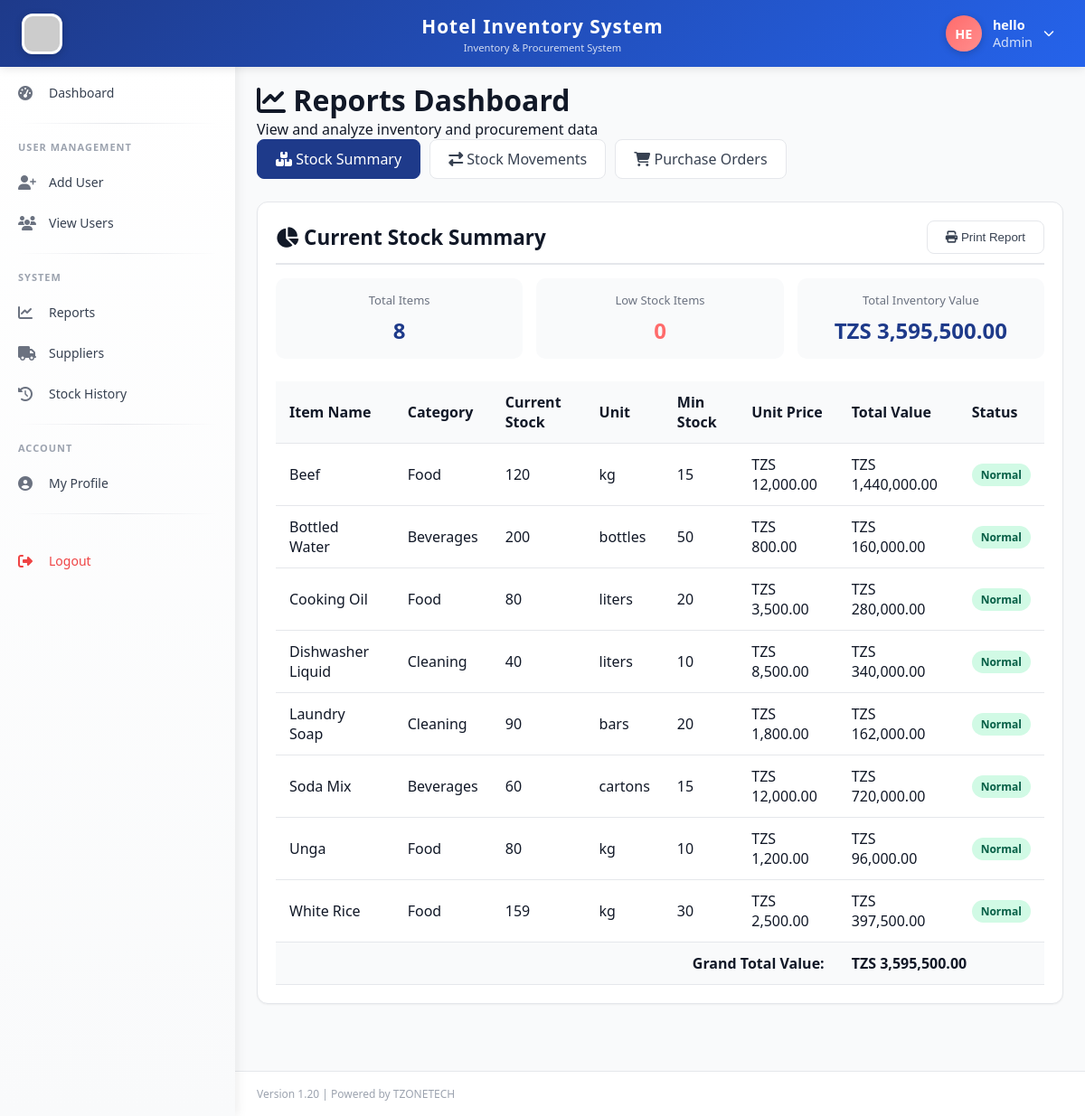
Page /manager/reports.php (signed in) on the committed database.
### tables this page shows
CREATE TABLE `users` (
  `id` int(11) NOT NULL,
  `fullname` varchar(100) NOT NULL,
  `username` varchar(50) NOT NULL,
  `password` varchar(255) NOT NULL,
  `email` varchar(100) NOT NULL,
  `phone` varchar(20) DEFAULT NULL,
  `role_id` int(11) NOT NULL,
  `status` enum('active','inactive') DEFAULT 'active',
  `created_at` timestamp NOT NULL DEFAULT current_timestamp(),
  `phone_verified` tinyint(4) DEFAULT 0,
  `reset_token` varchar(100) DEFAULT NULL,
  `reset_expires` datetime DEFAULT NULL,
  `profile_picture` varchar(255) DEFAULT NULL,
  `updated_at` timestamp NOT NULL DEFAULT current_timestamp() ON UPDATE current_timestamp()
);

CREATE TABLE `inventory_items` (
  `id` int(11) NOT NULL,
  `item_name` varchar(100) NOT NULL,
  `category` varchar(50) DEFAULT NULL,
  `unit` varchar(20) DEFAULT NULL,
  `current_stock` int(11) DEFAULT 0,
  `minimum_stock` int(11) DEFAULT 10,
  `maximum_stock` int(11) DEFAULT 500,
  `unit_price` decimal(10,2) DEFAULT NULL,
  `supplier_id` int(11) DEFAULT NULL,
  `location` varchar(100) DEFAULT NULL,
  `status` enum('active','inactive') DEFAULT 'active',
  `created_at` timestamp NOT NULL DEFAULT current_timestamp(),
  `updated_at` timestamp NOT NULL DEFAULT current_timestamp() ON UPDATE current_timestamp()
);

### manager/reports.php (the view, shortened to what this page needs)
<?php
require_once '../includes/auth_check.php';
$report_type = $_GET['type'] ?? 'stock';
$date_from = $_GET['date_from'] ?? date('Y-m-01');
$date_to = $_GET['date_to'] ?? date('Y-m-d');
$stock_data = [];
if ($report_type == 'stock') {
    $sql = "SELECT i.*, s.company_name as supplier_name
            FROM inventory_items i
            LEFT JOIN suppliers s ON i.supplier_id = s.id
            WHERE i.status = 'active'
            ORDER BY i.item_name";
    $result = $db->query($sql);
    $stock_data = $result->fetch_all(MYSQLI_ASSOC);
    $total_value = 0;
    foreach ($stock_data as $item) {
        $total_value += $item['current_stock'] * $item['unit_price'];
    }
}
include '../templates/header.php';
include '../templates/sidebar.php';
?>
<div class="main-content">
    <div class="page-header">
        <h1><i class="fas fa-chart-line"></i> Reports Dashboard</h1>
        <p>View and analyze inventory and procurement data</p>
    </div>
    <div class="report-nav">
        <a href="?type=stock" class="report-tab <?php echo $report_type == 'stock' ? 'active' : ''; ?>">
            <i class="fas fa-boxes"></i> Stock Summary
        </a>
        <a href="?type=movements&date_from=<?php echo $date_from; ?>&date_to=<?php echo $date_to; ?>" class="report-tab <?php echo $report_type == 'movements' ? 'active' : ''; ?>">
            <i class="fas fa-exchange-alt"></i> Stock Movements
        </a>
        <a href="?type=purchase&date_from=<?php echo $date_from; ?>&date_to=<?php echo $date_to; ?>" class="report-tab <?php echo $report_type == 'purchase' ? 'active' : ''; ?>">
            <i class="fas fa-shopping-cart"></i> Purchase Orders
        </a>
    </div>
    <?php if($report_type == 'stock'): ?>
    <div class="card">
        <div class="card-header">
            <div style="display: flex; justify-content: space-between; align-items: center;">
                <h3><i class="fas fa-chart-pie"></i> Current Stock Summary</h3>
                <button onclick="window.print()" class="report-tab">
                    <i class="fas fa-print"></i> Print Report
                </button>
            </div>
        </div>
        <div class="card-body">
            <div class="stats-summary">
                <div class="stat-item">
                    <div class="stat-label">Total Items</div>
                    <div class="stat-number"><?php echo count($stock_data); ?></div>
                </div>
                <div class="stat-item">
                    <div class="stat-label">Low Stock Items</div>
                    <div class="stat-number" style="color: #FF6B6B;">
                        <?php
                            $low_count = 0;
                            echo $low_count;
                        ?>
                    </div>
                </div>
                <div class="stat-item">
                    <div class="stat-label">Total Inventory Value</div>
                    <div class="stat-number">TZS <?php echo number_format($total_value, 2); ?></div>
                </div>
            </div>
            <div class="table-responsive">
                <table class="data-table" id="reportTable">
                    <thead>
                        <tr>
                            <th>Item Name</th>
                            <th>Category</th>
                            <th>Current Stock</th>
                            <th>Unit</th>
                            <th>Min Stock</th>
                            <th>Unit Price</th>
                            <th>Total Value</th>
                            <th>Status</th>
                        </tr>
                    </thead>
                    <tbody>
                        <?php foreach($stock_data as $item): ?>
                            <tr>
                                <td><?php echo htmlspecialchars($item['item_name']); ?></td>
                                <td><?php echo htmlspecialchars($item['category'] ?? '-'); ?></td>
                                <td>
                                    <span class="<?php echo ($item['current_stock'] <= $item['minimum_stock']) ? 'text-danger' : ''; ?>">
                                        <?php echo number_format($item['current_stock']); ?>
                                    </span>
                                 </td>
                                <td><?php echo htmlspecialchars($item['unit'] ?? '-'); ?></td>
                                <td><?php echo number_format($item['minimum_stock']); ?></td>
                                <td>TZS <?php echo number_format($item['unit_price'], 2); ?></td>
                                <td>TZS <?php echo number_format($item['current_stock'] * $item['unit_price'], 2); ?></td>
                                <td>
                                    <?php if($item['current_stock'] <= $item['minimum_stock']): ?>
                                        <span class="badge-danger">Low Stock</span>
                                    <?php elseif($item['current_stock'] >= $item['maximum_stock']): ?>
                                        <span class="badge-warning">Over Stock</span>
                                    <?php else: ?>
                                        <span class="badge-success">Normal</span>
                                    <?php endif; ?>
                                 </td>
                            </tr>
                        <?php endforeach; ?>
                    </tbody>
                    <tfoot>
                        <tr class="total-row">
                            <td colspan="6" style="text-align: right;"><strong>Grand Total Value:</strong></td>
                            <td colspan="2"><strong>TZS <?php echo number_format($total_value, 2); ?></strong></td>
                        </tr>
                    </tfoot>
                </table>
            </div>
        </div>
    </div>
    <?php endif; ?>
</div>
<?php include '../templates/footer.php'; ?>

### templates/header.php (shortened to what this page needs)
<!DOCTYPE html>
<html lang="en">
<head>
    <link rel="stylesheet" href="https://cdnjs.cloudflare.com/ajax/libs/font-awesome/6.4.0/css/all.min.css">
    <link rel="stylesheet" href="<?php echo APP_URL; ?>/assets/css/style.css">
</head>
<body>
    <div class="top-header">
        <div class="header-left">
            <img src="<?php echo APP_URL; ?>/assets/images/hotel.jpg" alt="Hotel Logo" class="logo-img" onerror="this.src='https://via.placeholder.com/45x45?text=H'">
        </div>
        <div class="header-center">
            <div class="app-title"><?php echo APP_NAME; ?></div>
            <div class="app-subtitle">Inventory & Procurement System</div>
        </div>
        <div class="header-right">
            <div class="user-info" id="userInfoBtn">
                <div class="user-avatar-circle" id="userAvatar">
                    <?php
                    $user_id = $_SESSION['user_id'] ?? 0;
                    $profile_pic = '';
                    $fullname = $_SESSION['fullname'] ?? 'User';
                    if ($user_id > 0 && isset($db)) {
                        $pic_sql = "SELECT profile_picture, fullname FROM users WHERE id = ?";
                        $pic_stmt = $db->prepare($pic_sql);
                        $pic_stmt->bind_param("i", $user_id);
                        $pic_stmt->execute();
                        $pic_result = $pic_stmt->get_result();
                        if ($pic_row = $pic_result->fetch_assoc()) {
                            $profile_pic = $pic_row['profile_picture'];
                            $fullname = $pic_row['fullname'];
                        }
                    }
                    $profile_pic_path = '';
                    if ($profile_pic_path && !empty($profile_pic)):
                    ?>
                        <img src="<?php echo $profile_pic_path; ?>?t=<?php echo time(); ?>" alt="Profile" id="headerProfileImg">
                    <?php else:
                        $name_parts = explode(' ', $fullname);
                        $initial = strtoupper(substr($name_parts[0], 0, 1));
                        if (isset($name_parts[1])) {
                            $initial .= strtoupper(substr($name_parts[1], 0, 1));
                        } else if (strlen($name_parts[0]) > 1) {
                            $initial .= strtoupper(substr($name_parts[0], 1, 1));
                        } else {
                            $initial .= strtoupper(substr($fullname, 0, 1));
                        }
                    ?>
                        <span id="headerInitials"><?php echo $initial; ?></span>
                    <?php endif; ?>
                </div>
                <div class="user-details">
                    <span class="user-name" id="headerUserName"><?php echo htmlspecialchars($fullname); ?></span>
                    <span class="user-role"><?php echo $_SESSION['role'] ?? 'Guest'; ?></span>
                </div>
                <i class="fas fa-chevron-down" style="font-size: 12px;"></i>
            </div>
        </div>
    </div>

### assets/css/style.css (style rules this page uses)
:root { --primary-dark: #1E3A8A; --primary-light: #2563EB; --accent: #FF6B6B; --accent-dark: #e55a5a; --bg-light: #F9FAFB; --white: #FFFFFF; --text-dark: #111827; --text-muted: #6B7280; --border: #E5E7EB; --shadow-sm: 0 1px 2px 0 rgba(0, 0, 0, 0.05); --shadow-md: 0 4px 6px -1px rgba(0, 0, 0, 0.1); --shadow-lg: 0 10px 15px -3px rgba(0, 0, 0, 0.1); --success: #10B981; --warning: #F59E0B; --danger: #EF4444; --info: #3B82F6; }
* { margin: 0; padding: 0; box-sizing: border-box; }
body { font-family: 'Segoe UI', Tahoma, Geneva, Verdana, sans-serif; background: var(--bg-light); color: var(--text-dark); }
.top-header { background: var(--primary-dark); color: white; padding: 12px 24px; position: fixed; top: 0; left: 0; right: 0; z-index: 1000; display: flex; justify-content: space-between; align-items: center; box-shadow: var(--shadow-md); }
.user-info { display: flex; align-items: center; gap: 20px; }
.user-info span { font-size: 0.9rem; }
.main-content { margin-left: 260px; margin-top: 65px; padding: 24px; min-height: calc(100vh - 65px); }
.card { background: var(--white); border-radius: 12px; box-shadow: var(--shadow-sm); padding: 20px; margin-bottom: 20px; border: 1px solid var(--border); }
.card-header { font-size: 1.2rem; font-weight: 600; margin-bottom: 15px; padding-bottom: 10px; border-bottom: 2px solid var(--border); }
.data-table { width: 100%; border-collapse: collapse; }
.data-table thead { background: var(--bg-light); }
.data-table th, .data-table td { padding: 12px 15px; text-align: left; border-bottom: 1px solid var(--border); }
.data-table th { font-weight: 600; color: var(--text-dark); }

### templates/header.php (style rules this page uses)
* { margin: 0; padding: 0; box-sizing: border-box; }
body { font-family: 'Segoe UI', Tahoma, Geneva, Verdana, sans-serif; background: #F9FAFB; color: #111827; }
.top-header { background: linear-gradient(135deg, #1E3A8A 0%, #2563EB 100%); color: white; padding: 12px 24px; position: fixed; top: 0; left: 0; right: 0; z-index: 1000; display: flex; justify-content: space-between; align-items: center; box-shadow: 0 2px 10px rgba(0,0,0,0.1); }
.header-left { display: flex; align-items: center; gap: 15px; min-width: 200px; }
.logo-img { width: 45px; height: 45px; border-radius: 12px; object-fit: cover; box-shadow: 0 2px 8px rgba(0,0,0,0.2); background: white; padding: 3px; }
.header-center { flex: 1; text-align: center; }
.app-title { font-size: 1.3rem; font-weight: 700; letter-spacing: 1px; }
.app-subtitle { font-size: 0.7rem; opacity: 0.8; margin-top: 2px; }
.header-right { display: flex; align-items: center; gap: 20px; min-width: 200px; justify-content: flex-end; }
.user-info { display: flex; align-items: center; gap: 12px; cursor: pointer; position: relative; padding: 5px 10px; border-radius: 40px; transition: background 0.3s; }
.user-avatar-circle { width: 40px; height: 40px; border-radius: 50%; background: linear-gradient(135deg, #FF6B6B, #ff8e8e); display: flex; align-items: center; justify-content: center; font-weight: 700; font-size: 18px; color: white; text-transform: uppercase; box-shadow: 0 2px 8px rgba(0,0,0,0.2); overflow: hidden; }
.user-details { display: flex; flex-direction: column; }
.user-name { font-size: 14px; font-weight: 600; }
.user-role { font-size: 11px; opacity: 0.8; }
.main-content { margin-left: 260px; margin-top: 65px; padding: 24px; min-height: calc(100vh - 65px); }

### manager/reports.php (style rules this page uses)
.report-nav { display: flex; gap: 10px; margin-bottom: 25px; flex-wrap: wrap; }
.report-tab { padding: 10px 20px; background: white; border-radius: 8px; text-decoration: none; color: #374151; transition: all 0.3s; border: 1px solid #E5E7EB; }
.report-tab:hover, .report-tab.active { background: #1E3A8A; color: white; border-color: #1E3A8A; }
.stats-summary { display: grid; grid-template-columns: repeat(auto-fit, minmax(180px, 1fr)); gap: 15px; margin-bottom: 25px; }
.stat-item { background: #F9FAFB; padding: 15px; border-radius: 10px; text-align: center; }
.stat-label { font-size: 13px; color: #6B7280; margin-bottom: 8px; }
.stat-number { font-size: 24px; font-weight: 700; color: #1E3A8A; }
.badge-success, .badge-danger, .badge-warning { display: inline-block; padding: 4px 10px; border-radius: 20px; font-size: 12px; font-weight: 600; }
.badge-success { background: #D1FAE5; color: #065F46; }
.total-row { background: #F9FAFB; font-weight: bold; }

### templates/footer.php (style rules this page uses)
.card { transition: transform 0.2s, box-shadow 0.2s; }

### rows in the picture
users: fullname "HE", fullname "hello"
inventory_items: item_name "Beef", category "Food", current_stock "120", unit "kg", minimum_stock "15", unit_price "12,000.00", $item['current_stock'] * $item['unit_price'] "1,440,000.00", maximum_stock "Normal"
inventory_items: item_name "Bottled Water", category "Beverages", current_stock "200", unit "bottles", minimum_stock "50", unit_price "800.00", $item['current_stock'] * $item['unit_price'] "160,000.00", maximum_stock "Normal"
inventory_items: item_name "Cooking Oil", category "Food", current_stock "80", unit "liters", minimum_stock "20", unit_price "3,500.00", $item['current_stock'] * $item['unit_price'] "280,000.00", maximum_stock "Normal"
inventory_items: item_name "Dishwasher Liquid", category "Cleaning", current_stock "40", unit "liters", minimum_stock "10", unit_price "8,500.00", $item['current_stock'] * $item['unit_price'] "340,000.00", maximum_stock "Normal"
inventory_items: item_name "Laundry Soap", category "Cleaning", current_stock "90", unit "bars", minimum_stock "20", unit_price "1,800.00", $item['current_stock'] * $item['unit_price'] "162,000.00", maximum_stock "Normal"
inventory_items: item_name "Soda Mix", category "Beverages", current_stock "60", unit "cartons", minimum_stock "15", unit_price "12,000.00", $item['current_stock'] * $item['unit_price'] "720,000.00", maximum_stock "Normal"
inventory_items: item_name "Unga", category "Food", current_stock "80", unit "kg", minimum_stock "10", unit_price "1,200.00", $item['current_stock'] * $item['unit_price'] "96,000.00", maximum_stock "Normal"
inventory_items: item_name "White Rice", category "Food", current_stock "159", unit "kg", minimum_stock "30", unit_price "2,500.00", $item['current_stock'] * $item['unit_price'] "397,500.00", maximum_stock "Normal"

### other values in the picture
APP_NAME "Hotel Inventory System"
$_SESSION['role'] "Admin"
count($stock_data) "8"
$low_count "0"
$total_value "3,595,500.00"
